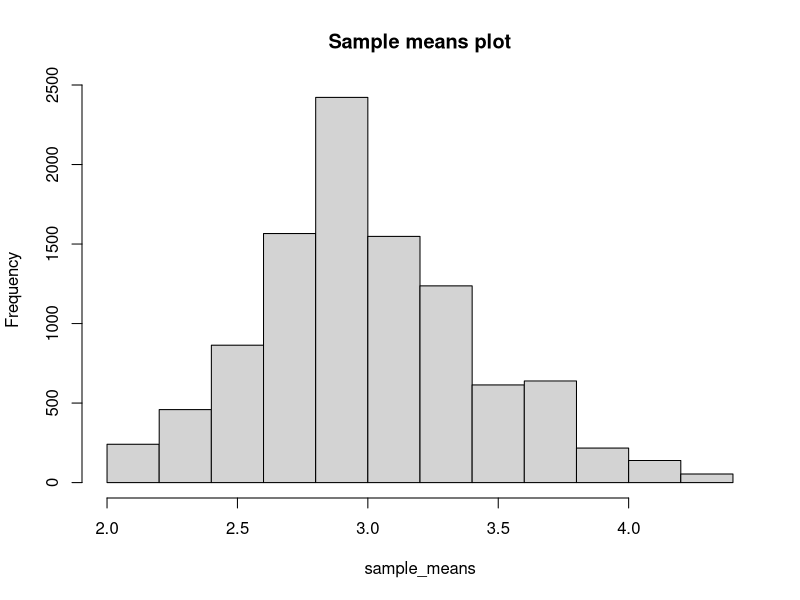
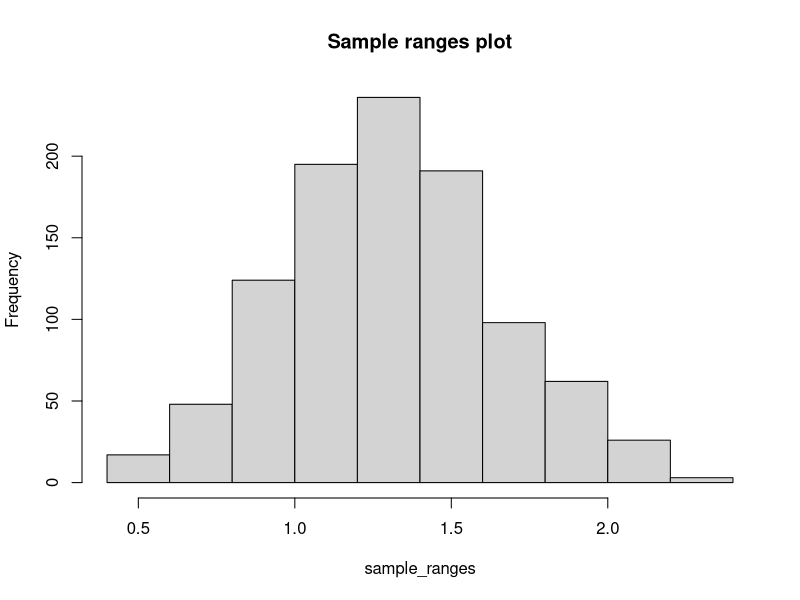

R code for these plots, in order:
#1940223, ASSIGNMENT 1
library(ggplot2)
x = iris$Sepal.Width
#------------------------
#Question 1
#Part a
#Sample mean distribution
sample_means = replicate(1000, sample(x, size = 10, replace = FALSE))
sample_means_plot = hist(sample_means, main = "Sample means plot")
#Part b
#Sample range distribution
sample_ranges = replicate(1000, diff(range(sample(x, size = 10, replace = FALSE))))
sample_ranges_plot = hist(sample_ranges, main = "Sample ranges plot")
#------------------------
#Question 2
#Std. error of sample mean is given by
#(population std. deviation)/sqrt(sample size) 

#Population std. deviation
x_mean = mean(x)
x_count = sum(x == x)
ppl_std_dev = sqrt(sum((x - x_mean)^2)/x_count)

#Std. error of sample mean
sample_mean_stderr = ppl_std_dev/sqrt(10)
print(sample_mean_stderr)

#Interpretation
#The sample mean deviates on average by 0.1373728 units from the population mean.
#(The expected sample mean is the population mean, since observations are independently and identically distributed)
